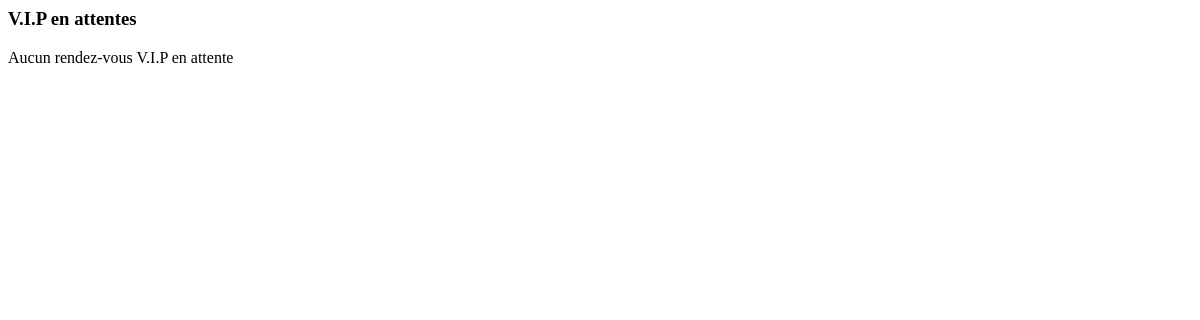
Before: /appointments/pending/vip/ (signed in) with the older database file.
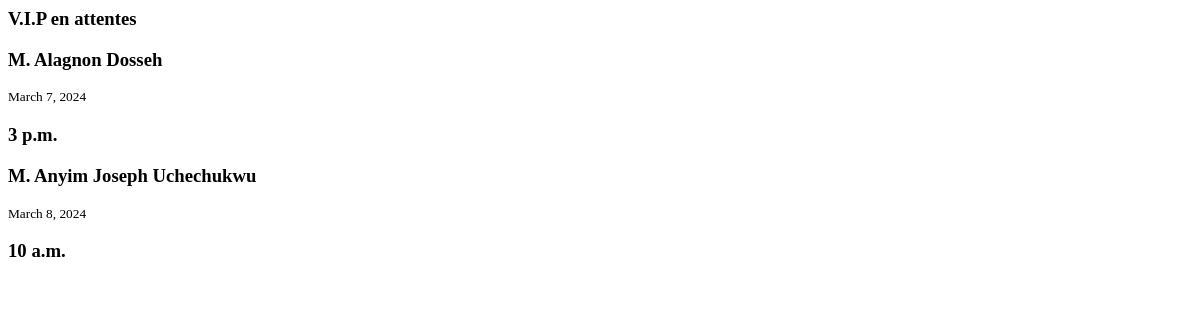
After: the same page with the newer database file.
### base/models.py (models this page shows, shortened)
class Appointment(models.Model):
    host = models.ForeignKey(CustomUser, on_delete=models.CASCADE)
    first_name = models.CharField(max_length=255)
    last_name = models.CharField(max_length=255)
    email = models.EmailField(max_length=255, null=True, blank=True)
    phone = models.CharField(max_length=255,blank=True, null=True)
    observations = models.TextField(blank=True, null=True)
    sex = models.CharField(max_length=50, choices=genders)
    nationality = models.CharField(
        max_length=255, default='', null=True, blank=True)
    date = models.DateField(default=date.today)
    time = models.TimeField()
    started_at = models.TimeField(default=timezone.now)
    ended_at = models.TimeField(null=True, blank=True,default=timezone.now)
    departed_at = models.TimeField(null=True, blank=True,default=timezone.now)
    id_document = models.CharField(max_length=50, choices=id_types, null=True, blank=True)
    id_number = models.CharField(max_length=50,null=True, blank=True)
    status = models.ForeignKey(Status, default=1, on_delete=models.CASCADE)
    is_vip = models.BooleanField(default=False)
    signature = models.ImageField(upload_to='signatures/', null=True, blank=True)

### base/views.py (the view)
# urls.py: path('appointments/pending/vip/', pending_vips, name='pending_vips'),
@login_required(login_url='login')
def pending_vips(req):
    appointments = Appointment.objects.filter(is_vip=True, status=1)
    context = {"appointments" : appointments}
    return render(req, 'base/partials/pending_vips.html', context)

### base/utils.py (called while the page is built)
def h_encode(id):
    return hashids.encode(id)

    def to_url(self, value):
        return h_encode(value)

### base/templates/base/partials/pending_vips.html (shortened to what this page needs)
<h3 class="mb-2 py-1 px-4 rounded-md text-sm bg-purple-100">
  V.I.P en attentes
</h3>
{% if not appointments %}
<div
  class="bg-purple-50 p-10 rounded-lg flex justify-center items-center gap-2 text-center m-auto"
>
  <p class="text-sm">Aucun rendez-vous V.I.P en attente</p>
</div>
{% else %}
<div class="mb-4 grid md:grid-cols-2 xl:grid-cols-3 2xl:grid-cols-4 gap-4">
  {% for obj in appointments %}
  <div
    hx-get="{% url 'appointment_alt' obj.id %}"
    hx-target="#appointment_dialog"
    class="relative p-4 h-full border hover:border-purple-400 hover:shadow-md rounded-md group cursor-pointer"
  >
    <h3 class="font-bold text-black text-md">
      {% if obj.sex == 'male' %} M. {% else %} Mme. {% endif %}
      {{obj.last_name}} {{obj.first_name}}
    </h3>
    <small class="text-sm">{{obj.date}}</small>
    <h3 class="text-sm">{{obj.time}}</h3>
  </div>
  {% endfor %}
</div>
{% endif %}

Changed rows visible on the page:
now on this page (row edited): Appointment: sex "M.", last_name "Alagnon", first_name "Dosseh", date "March 7, 2024", time "3 p.m."
added Appointment: sex "M.", last_name "Anyim", first_name "Joseph Uchechukwu", date "March 8, 2024", time "10 a.m."
Other visible differences:
text no longer shown: "Aucun rendez-vous V.I.P en attente"
